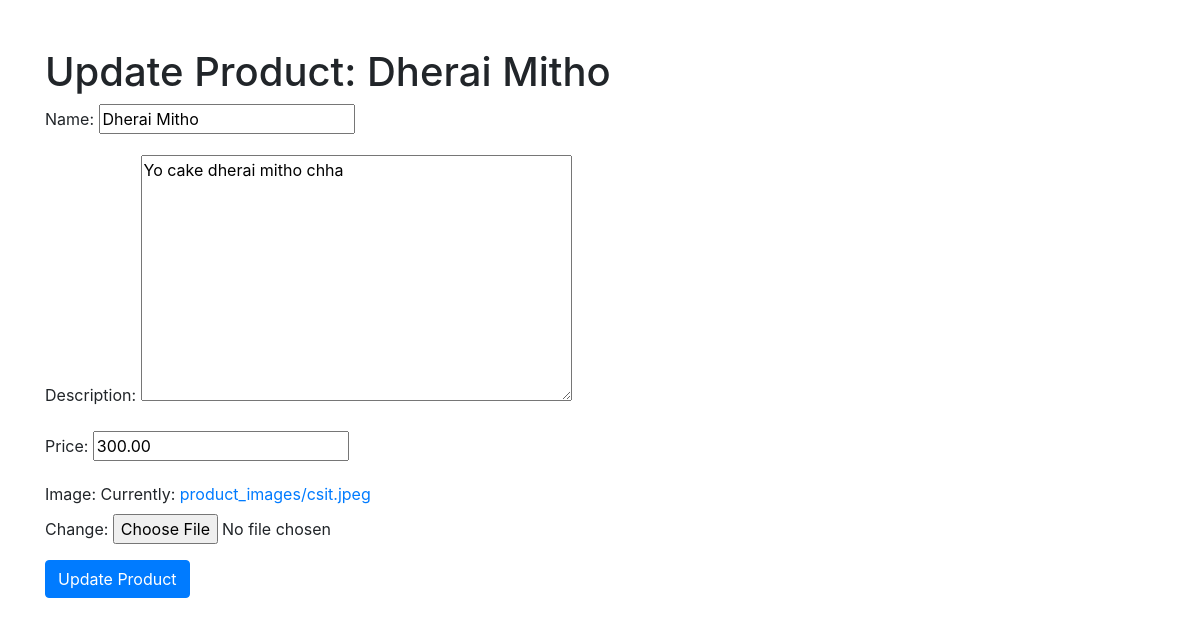
The page /update-product/3/ (signed in) on the database its author committed.
### bakery_app/models.py (models this page shows, shortened)
class BakeryProduct(models.Model):
    name = models.CharField(max_length=100)
    description = models.TextField()
    price = models.DecimalField(max_digits=6, decimal_places=2)
    image = models.ImageField(upload_to='product_images/')

### bakery_app/views.py (the view)
# urls.py: path('update-product/<int:product_id>/', views.update_product, name='update_product'),  # URL pattern for updating product
@user_passes_test(is_admin)  # Restrict access to admin users
def update_product(request, product_id):
    product = get_object_or_404(BakeryProduct, id=product_id)  # Get the product to update
    if request.method == 'POST':
        form = ProductForm(request.POST, request.FILES, instance=product)  # Update form with existing product
        if form.is_valid():
            form.save()  # Save the updated product
            messages.success(request, 'Product updated successfully.')
            return redirect('all_products')  # Redirect to the product list
    else:
        form = ProductForm(instance=product)  # Populate the form with existing product data
    return render(request, 'update_product.html', {'form': form, 'product': product})  # Render the update product template

### bakery_app/forms.py
class ProductForm(forms.ModelForm):
    class Meta:
        model = BakeryProduct  # Connect the form to the BakeryProduct model
        fields = ['name', 'description', 'price', 'image']  # Fields to include in the form

### bakery_app/views.py (called while the page is built)
def is_admin(user):
    return user.is_staff  # Change this as needed to suit your admin check

### bakery_app/templates/update_product.html (shortened to what this page needs)
<!DOCTYPE html>
<html lang="en">
<head>
    <link rel="stylesheet" href="https://stackpath.bootstrapcdn.com/bootstrap/4.5.2/css/bootstrap.min.css">
</head>
<body>
    <div class="container mt-5">
        <h1>Update Product: {{ product.name }}</h1>
        <form method="post" enctype="multipart/form-data">
            {{ form.as_p }}
            <button type="submit" class="btn btn-primary">Update Product</button>
        </form>
    </div>
</body>
</html>

### rows shown on the page
BakeryProduct: name "Dherai Mitho", description "Yo cake dherai mitho chha", price "300.00"
